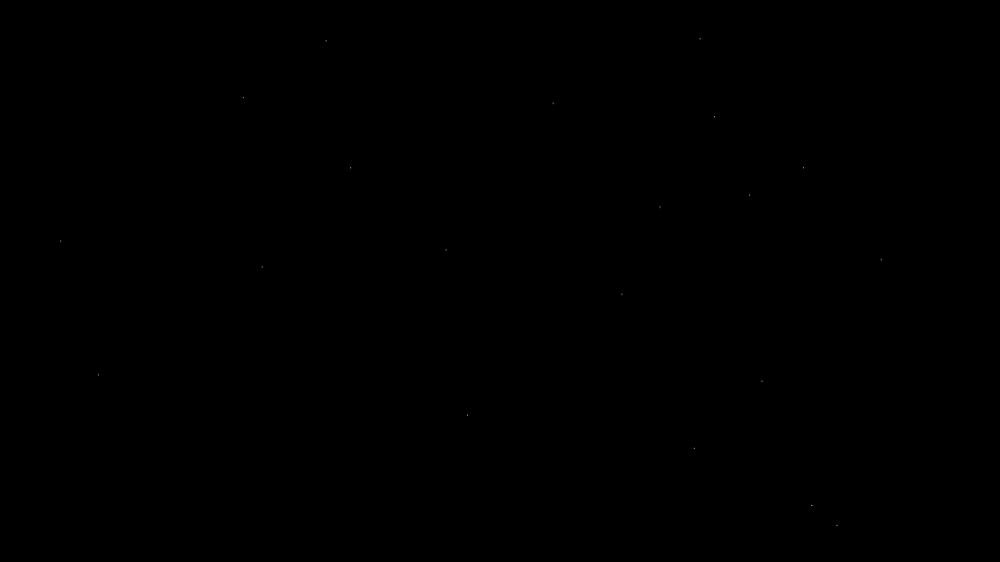
Frame 1 (no input)
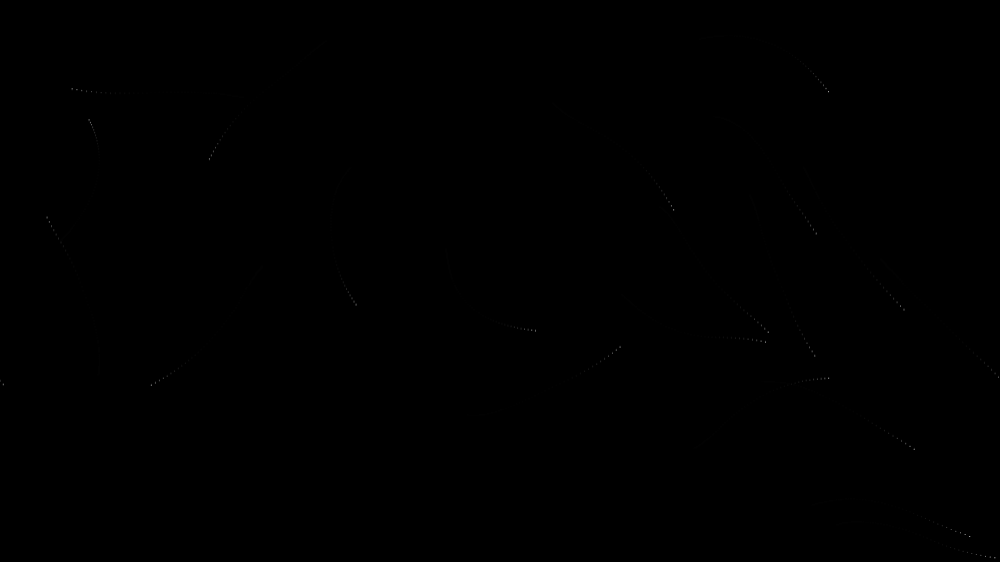
Frame 60 (no input)
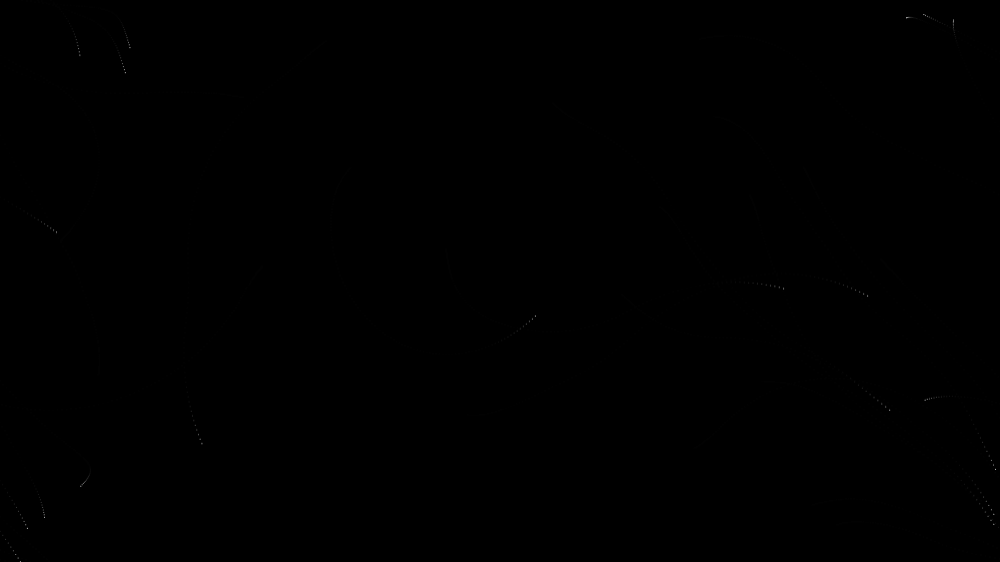
Frame 120 (the mouse pressed at the canvas centre since frame 60)

The p5.js sketch that drew these frames (run headless with seeded random() and noise() and a simulated clock; from frame 60 on, the mouse is pressed at the canvas centre):

// p5.js sketch
// ── sketch.js
const RESOLUTION = 30;
const FREQ_POS = 0.001;
const FREQ_TIME = 0.002;


let rows, cols;
let angles = [];
let vehicles = [];

function setup() {
   createCanvas(1000, 562.5);
  background(0);

  cols = ceil(width / RESOLUTION);
  rows = ceil(height / RESOLUTION);

  for (let i = 0; i < 20; i++) {
    vehicles.push(new Vehicle(random(width), random(height)));
  }
}

function draw() {
  background(0,50);

  // empty the angles array
  angles = [];

  // draw and update the flow field;
  for (let r = 0; r < rows; r++) {
    for (let c = 0; c < cols; c++) {
      let x = c * RESOLUTION;
      let y = r * RESOLUTION;

      // angle from noise
      let gridCenter = createVector(x + RESOLUTION / 2, y + RESOLUTION / 2);
      let mouse = createVector(mouseX, mouseY);
      let vectorToMouse = p5.Vector.sub(mouse, gridCenter);

      let rotateAngle = map(sin(frameCount * 0.01), -1, 1, 10, 80);
      vectorToMouse.rotate(radians(rotateAngle));
      let angleFromMouse = vectorToMouse.heading();

      // angle from noise
      let xFrq = x * FREQ_POS + frameCount * FREQ_TIME;
      let yFrq = y * FREQ_POS + frameCount * FREQ_TIME;
      let noiseValue = noise(xFrq, yFrq); // 0 to 1
      let angleFromNoise = map(noiseValue, 0, 1, 0, PI * 6); // ***
      
      let angle = angleFromNoise; // or angleFromNoise
      angles.push(angle);

      /*
      push();

      // draw grid
      translate(x, y);
      fill(255);
      stroke(0, 100);
      rect(0, 0, RESOLUTION, RESOLUTION);

      // diplay line
      translate(RESOLUTION / 2, RESOLUTION / 2);
      let vector = p5.Vector.fromAngle(angle);
      vector.mult(RESOLUTION / 2);
      stroke(0);
      line(0, 0, vector.x, vector.y);

      // draw index
      let index = angles.length;
      fill(0);
      noStroke();
      text(index, -15, -5);

      pop();
      */
    }
  }

  // vehicles
  for (let v of vehicles) {
    let c = floor(v.pos.x / RESOLUTION);
    let r = floor(v.pos.y / RESOLUTION);
    let index = c + r * cols;
    let angle = angles[index];
    v.flow(angle);
    v.update();
    v.reappear();
    v.displayPoint();
  }
}

class Vehicle {
  constructor(x, y) {
    this.pos = createVector(x, y);
    this.vel = createVector();
    this.acc = createVector();
    //
    this.mass = 1;
    this.size = 20;
    //
    this.angle = 0;
    //
    this.maxSpeed = 5;
    this.maxSteerForce = 0.1;
  }
  attractedTo(target) {
    let vector = p5.Vector.sub(target, this.pos);
    vector.mult(0.05);
    this.applyForce(vector);
    //
    this.vel.mult(0.9);
  }
  flow(angle) {
    let desiredVel = p5.Vector.fromAngle(angle); // direction
    desiredVel.mult(this.maxSpeed); // desire

    let steerForce = p5.Vector.sub(desiredVel, this.vel);
    steerForce.limit(this.maxSteerForce);

    this.applyForce(steerForce);
  }
  seek(target) {
    let desiredVel = p5.Vector.sub(target, this.pos);
    desiredVel.normalize(); // direction
    desiredVel.mult(this.maxSpeed); // desire

    let steerForce = p5.Vector.sub(desiredVel, this.vel);
    steerForce.limit(this.maxSteerForce);

    this.applyForce(steerForce);
  }
  update() {
    this.vel.add(this.acc);
    this.pos.add(this.vel);
    this.acc.mult(0);
    //
    this.angle = this.vel.heading();
  }
  applyForce(f) {
    if (this.mass <= 0) {
      console.log("Wrong mass");
      return;
    }
    let force = f.copy();
    force.div(this.mass);
    this.acc.add(force);
  }
  reappear() {
    if (this.pos.x < 0) {
      this.pos.x = width;
    } else if (this.pos.x > width) {
      this.pos.x = 0;
    }
    if (this.pos.y < 0) {
      this.pos.y = height;
    } else if (this.pos.y > height) {
      this.pos.y = 0;
    }
  }
  display() {
    push();
    translate(this.pos.x, this.pos.y);
    rotate(this.angle);
    noStroke();
    fill(0);
    triangle(0, 0, -this.size, -this.size * 0.4, -this.size, this.size * 0.4);
    pop();
  }
  displayPoint() {
    push();
    stroke(255);
    point(this.pos.x, this.pos.y);
    pop();
  }
}
